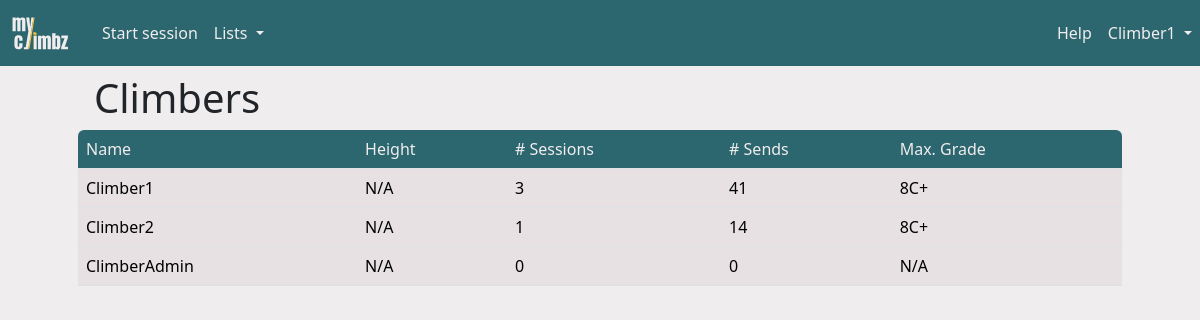
Page /climbers (signed in) on the earlier database version.
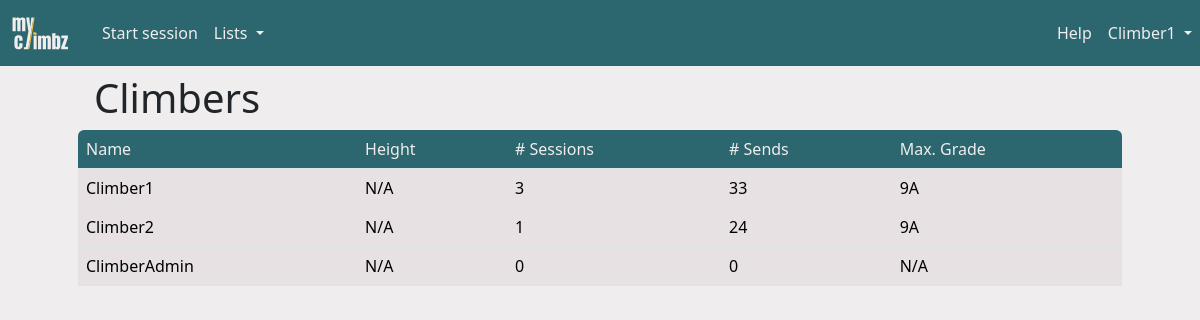
Same page on the later database version.
### climbz/models/climber.py (models this page shows, shortened)
class Climber(db.Model, UserMixin):
    id = db.Column(db.Integer, primary_key=True)
    role = db.Column(db.Integer, nullable=False, default=0)
    email = db.Column(db.String(200), nullable=False, unique=True)
    password = db.Column(db.String(200), nullable=False)
    name = db.Column(db.String(200), nullable=False)
    birthdate = db.Column(db.Date, nullable=True)
    year_started_climbing = db.Column(db.Integer, nullable=True)
    height = db.Column(db.Integer, nullable=True)
    ape_index = db.Column(db.Integer, nullable=True)
    grade_scale = db.Column(db.String(10), nullable=False, default="font")
    sessions = db.relationship("Session", backref="climber", cascade="all, delete")
    opinions = db.relationship("Opinion", backref="climber", cascade="all, delete")
    routes = db.relationship("Route", backref="creator")
    sectors = db.relationship("Sector", backref="creator")
    areas = db.relationship("Area", backref="creator")
    projects = db.relationship(
        "Route",
        secondary=climber_projects,
        backref=db.backref("climbers", lazy="dynamic"),
    )
    @property
    def climbs(self) -> list:
        climbs = list()
        for session in self.sessions:
            climbs.extend(session.climbs)
        return climbs
    @property
    def max_grade(self) -> Grade:
        if not self.climbs or len(self.climbs) == 0:
            return None
        else:
            max_grade = Grade.query.filter_by(level=0).first()
            for climb in self.climbs:
                opinion = climb.route.opinion
                if opinion is not None and opinion.grade is not None:
                    if opinion.grade.level > max_grade.level:
                        max_grade = opinion.grade
            return max_grade
    @property
    def n_sends(self) -> int:
        sent_routes = list()
        for climb in self.climbs:
            if climb.sent and climb.route.id not in sent_routes:
                sent_routes.append(climb.route.id)
        return len(sent_routes)

### climbz/models/climb.py (models this page shows)
class Climb(db.Model):
    id = db.Column(db.Integer, primary_key=True)
    n_attempts = db.Column(db.Integer, default=0)
    sent = db.Column(db.Boolean, nullable=False)
    flashed = db.Column(db.Boolean, nullable=False)
    comment = db.Column(db.Text)
    link = db.Column(db.String(300))
    route_id = db.Column(db.Integer, db.ForeignKey("route.id"))
    session_id = db.Column(db.Integer, db.ForeignKey("climbing_session.id"))
    UniqueConstraint(route_id, session_id, name="unique_route_in_session")

### climbz/models/grade.py (models this page shows, shortened)
class Grade(db.Model):
    id = db.Column(db.Integer, primary_key=True)
    level = db.Column(db.Integer, nullable=False)
    font = db.Column(db.String(10), nullable=False)
    hueco = db.Column(db.String(10), nullable=False)
    @property
    def user_grade(self) -> str:
        return self.font if current_user.grade_scale == "font" else self.hueco

### climbz/models/route.py (models this page shows, shortened)
class Route(db.Model):
    id = db.Column(db.Integer, primary_key=True)
    name = db.Column(db.String(200), nullable=False)
    created_by = db.Column(db.Integer, db.ForeignKey("climber.id"), nullable=False)
    latitude = db.Column(db.Float)
    longitude = db.Column(db.Float)
    comment = db.Column(db.Text)
    link = db.Column(db.String(300))
    sit_start = db.Column(db.Boolean, nullable=False, default=False)
    height = db.Column(db.Float, db.CheckConstraint("height >= 1"))
    inclination = ConstrainedInteger("inclination", -50, 90)
    sector_id = db.Column(db.Integer, db.ForeignKey("sector.id"))
    climbs = db.relationship("Climb", backref="route", cascade="all, delete")
    opinions = db.relationship("Opinion", backref="route", cascade="all, delete")
    UniqueConstraint(name, sector_id, name="unique_route_name_in_sector")
    @property
    def opinion(self):
        return Opinion.query.filter_by(
            route_id=self.id, climber_id=current_user.id
        ).first()

### climbz/blueprints/climbers/routes.py (the view)
@climbers.route("/climbers")
def table_climbers() -> str:
    return render("climbers.html", title="Climbers", climbers=Climber.query.all())

### climbz/blueprints/utils.py (called while the page is built, shortened)
@login_required
def render(*args, **kwargs) -> str:
    kwargs["title"] = kwargs["title"]
    kwargs["error"] = flask_session.pop("error", None)
    kwargs["username"] = current_user.name
    kwargs["user_id"] = current_user.id
    kwargs["user_role"] = current_user.role
    kwargs["user_grade_scale"] = current_user.grade_scale
    session_id = flask_session.get("session_id", None)
    path = request.path
    if not path.startswith("/edit_") and not path.startswith("/add_"):
        flask_session["call_from_url"] = path
    return render_template(
        *args,
        **kwargs,
    )

### climbz/models/climber.py (called while the page is built)
@login_manager.user_loader
def load_climber(climber_id: int) -> Climber:
    return Climber.query.get(int(climber_id))

### run.py (called while the page is built, shortened)
@app.before_request
def check_request_validity():
    if not request.endpoint:
        return
    elif request.endpoint == "climbers.login" or "static" in request.endpoint:
        return
    elif not current_user.is_authenticated:
        return redirect(url_for("climbers.login"))

### climbz/templates/climbers.html
{% extends "main.html" %}
{% block content %}
<div class="container px-0 px-md-5">
    <h1 class="ms-3 mt-2">Climbers</h1>
    <table id="content_table" class="table table-hover" data-sort-col="2" data-sort-order="desc">
        <thead>
            <tr>
                {% for row_name in ["Name", "Height", "# Sessions", "# Sends", "Max. Grade"] %}
                <th>{{ row_name }}</th>
                {% endfor %}
            </tr>
        </thead>
        <tbody>
            {% for climber in climbers %}
            {% set onclick = "window.location=\"" + url_for('climbers.view_climber', climber_id=climber.id) + "\"" %}
            <tr>
                <td onclick={{ onclick }}>{{ climber.name }}</td>
                {% if climber.height is none %}
                    <td onclick={{ onclick }}>N/A</td>
                {% else %}
                    <td onclick={{ onclick }}>{{ climber.height|int }}cm</td>
                {% endif %}
                <td onclick={{ onclick }}>{{ climber.sessions|length }}</td>
                <td onclick={{ onclick }}>{{ climber.n_sends }}</td>
                <td onclick={{ onclick }} data-order="{{ climber.max_grade.level + 1 if climber.max_grade else 0 }}">
                    {{ climber.max_grade.user_grade if climber.max_grade else "N/A" }}
                </td>
            </tr>
            {% endfor %}
        </tbody>
    </table>
</div>
{% endblock content %}

### climbz/templates/main.html (shortened to what this page needs)
<html>
<head>
    <link href="https://cdn.jsdelivr.net/npm/bootstrap@5.3.2/dist/css/bootstrap.min.css" rel="stylesheet"
>
    <link href="{{ url_for('static', filename='css/colors.css') }}" rel="stylesheet" type="text/css">
    <link rel="stylesheet" type="text/css" href="https://cdnjs.cloudflare.com/ajax/libs/noUiSlider/15.8.1/nouislider.css" />
    <link href="https://cdn.jsdelivr.net/npm/simple-datatables@latest/dist/style.css" rel="stylesheet" type="text/css">
</head>
<body>
    <nav class="navbar navbar-expand-lg">
        <a class="navbar-brand" href="{{ url_for('home.page_home') }}" style="padding-left: 10px;">
            <img src="{{ url_for('static', filename='images/logo-transparent.svg') }}" width="60" height="40" class="d-inline-block align-top" alt="">
        </a>
        {% if not "Add" in title and not "Edit" in title %}
        <div class="collapse navbar-collapse ps-2" id="navbarSupportedContent">
            <ul class="navbar-nav me-auto mb-2 mb-md-0">
                {% if open_session %}
                <li><a id="add_climb" class="nav-link" href="{{ url_for('climbs.add_climb') }}">Add climb</a></li>
                <li>
                    <a id="stop_session" class="nav-link" href="{{ url_for('sessions.stop_session') }}">
                        Stop
                        {% if open_session.is_project_search %}
                        project search
                        {% else %}
                        session
                        {% endif %}
                    </a>
                </li>
                {% else %}
                <li class="nav-item">
                    <a id="start_session" class="nav-link" href="{{ url_for('sessions.add_session') }}">Start session</a>
                </li>
                {% endif %}
                <li class="nav-item dropdown">
                    <a class="nav-link dropdown-toggle" href="#" role="button" data-bs-toggle="dropdown"
                        aria-expanded="false">
                        Lists
                    </a>
                </li>
            </ul>
            <ul class="navbar-nav ms-md-auto mb-2 mb-md-0">
                <li class="nav-item">
                    <a class="nav-link" href="{{ url_for('home.guide') }}">Help</a>
                </li>
                <li class="nav-item dropdown">
                    <a class="nav-link dropdown-toggle" href="#" role="button" data-bs-toggle="dropdown"
                        aria-expanded="false">
                        {{ username }}
                    </a>
                </li>
            </ul>
        </div>
        {% endif %}
    </nav>
    {%block content %}{% endblock %}
</body>
</html>

### climbz/static/css/colors.css (style rules this page uses)
:root { --color-yellow: #FFC53D; --color-yellow-100: #fff0c6; --color-yellow-200: #ffdf88; --color-yellow-300: #FFC53D; --color-yellow-400: #ffb320; --color-yellow-500: #f98f07; --color-yellow-600: #dd6902; --color-yellow-700: #b74806; --color-yellow-800: #94360c; --color-yellow-900: #7a2e0d; --color-yellow-950: #461602; --color-green: #2C666E; --color-green-50: #f1faf9; --color-green-100: #daf3f3; --color-green-200: #bae6e7; --color-green-300: #8ad4d6; --color-green-400: #53b9bd; --color-green-500: #379da3; --color-green-600: #318089; --color-green-700: #2C666E; --color-green-800: #2c575e; --color-green-900: #284a51; --color-green-950: #163036; --color-white: #F0EDEE; --color-white-50: #f9f7f8; --color-white-100: #F0EDEE; --color-white-200: #e7e1e3; --color-white-300: #d5cccf; --color-white-400: #bbaeb2; --color-white-500: #a29197; --color-white-600: #8a787e; --color-white-700: #726368; --color-white-800: #605458; --color-white-900: #53494c; --color-white-950: #2a2527; --color-gray: #6c757d; --color-black: #0A090C; }
body { background-color: var(--color-white); }
a { text-decoration: none; color: var(--color-green); }
.navbar { background-color: var(--color-green); color: var(--color-white); }
.navbar-brand { color: var(--color-yellow); }
.nav-link, .nav-link:focus { color: var(--color-white); }
.table thead th:first-child { border-top-left-radius: var(--bs-border-radius); }
.table thead th:last-child { border-top-right-radius: var(--bs-border-radius); }
.table td { background-color: var(--color-white-200); }
.table thead { background-color: var(--color-green); color: var(--color-white); font-weight: normal; }
.table thead th { background-color: transparent; color: inherit; font-weight: normal; }
ul { list-style-type: none; }

Differences in the rows shown:
changed Climber "Climber1": n_sends "41" → "33"; max_grade "8C+" → "9A"
changed Climber "Climber2": n_sends "14" → "24"; max_grade "8C+" → "9A"
